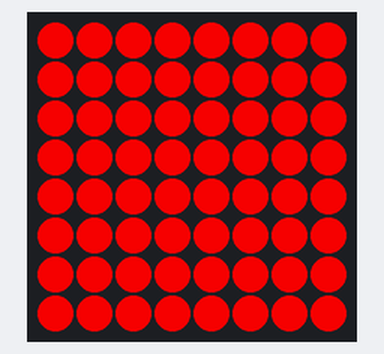
This program was run on a simulated Raspberry Pi (BCM pin numbers) with a Sense HAT. On the bench: the Sense HAT's 8×8 RGB LED matrix.

Above: at 0.17 s.
At 2.8 s:
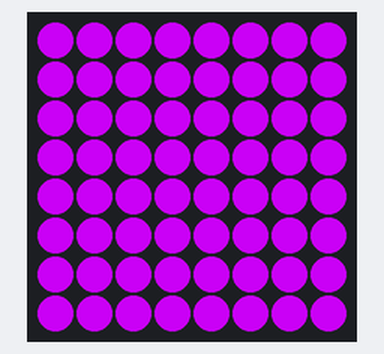
At 5.55 s:
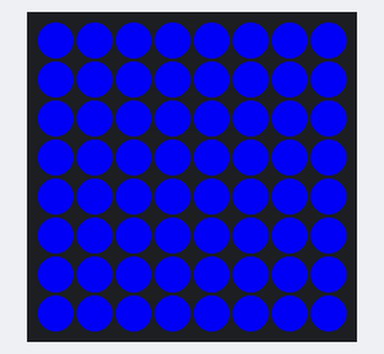
At 11.04 s:
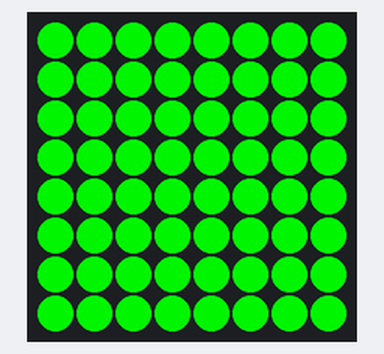
At 17.13 s:
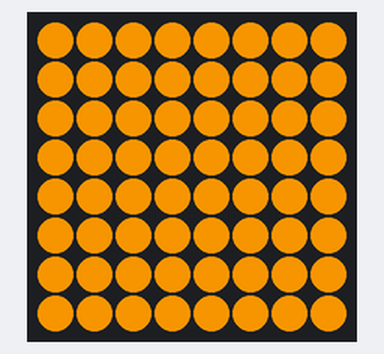
At 21.7 s:
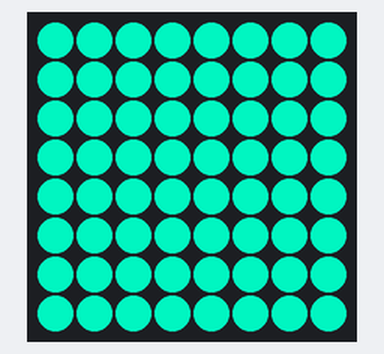

The program:

colorCycle.py
```python
#Test

import time
from sense_hat import SenseHat

sense = SenseHat()


r = 225
g = 0
b = 0

msleep = lambda x: time.sleep(x / 1000.0)

def next_colour():
    global r
    global g
    global b

    if (r == 225 and g < 225 and b == 0):
        g += 1

    if (g == 225 and r > 0 and b == 0):
        r -= 1

    if (g == 225 and b < 225 and r == 0):
        b += 1

    if (b == 225 and g > 0 and r == 0):
        g -= 1

    if (b == 225 and r < 225 and g == 0):
        r += 1

    if (r == 225 and g < 225 and b == 0):
        g += 1

    if (r == 225 and b > 0 and g == 0):
        b -= 1

while True:
    sense.clear([r, g, b])
    msleep(2)
    next_colour()
```
